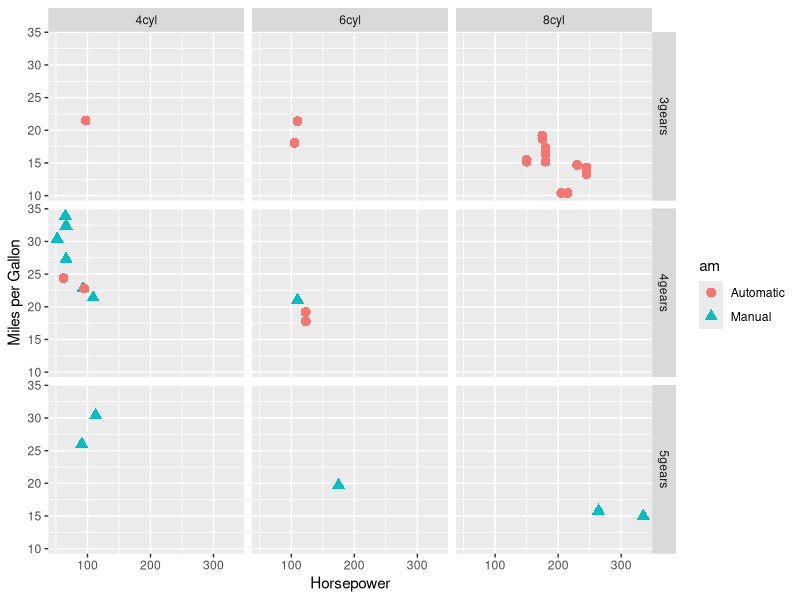
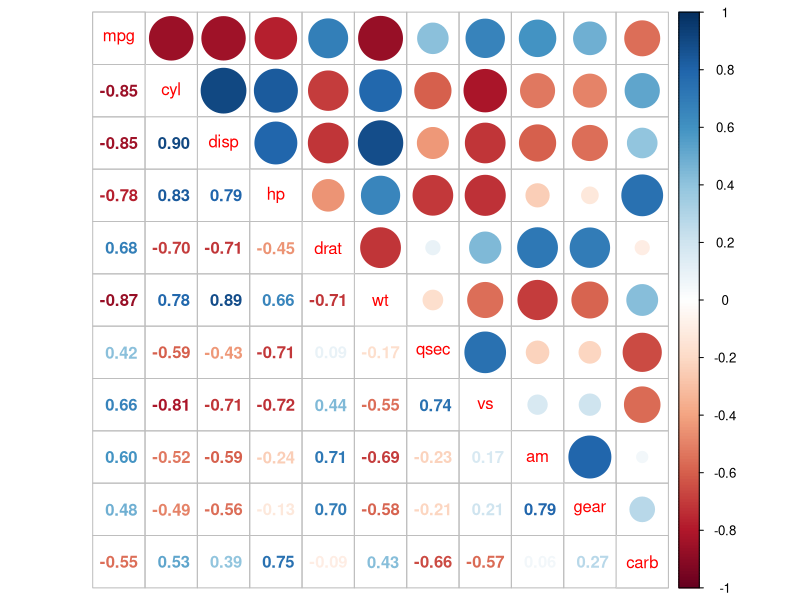
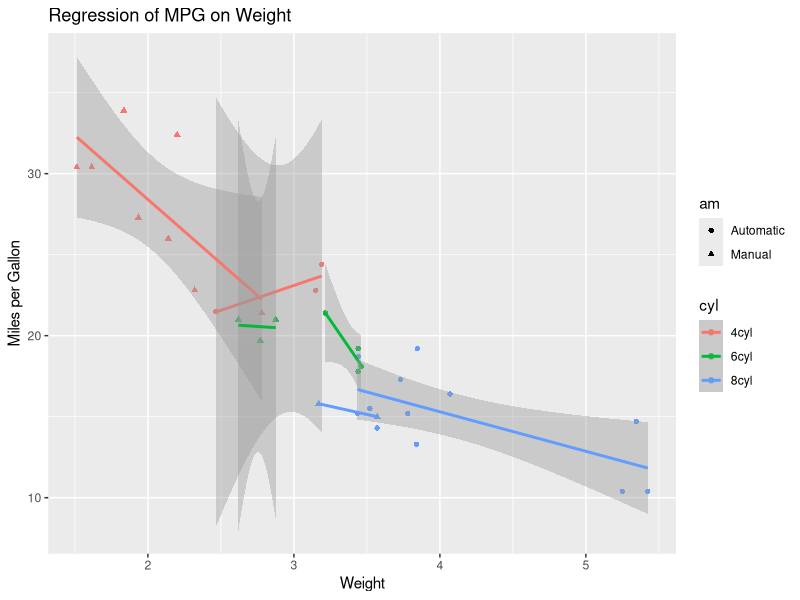
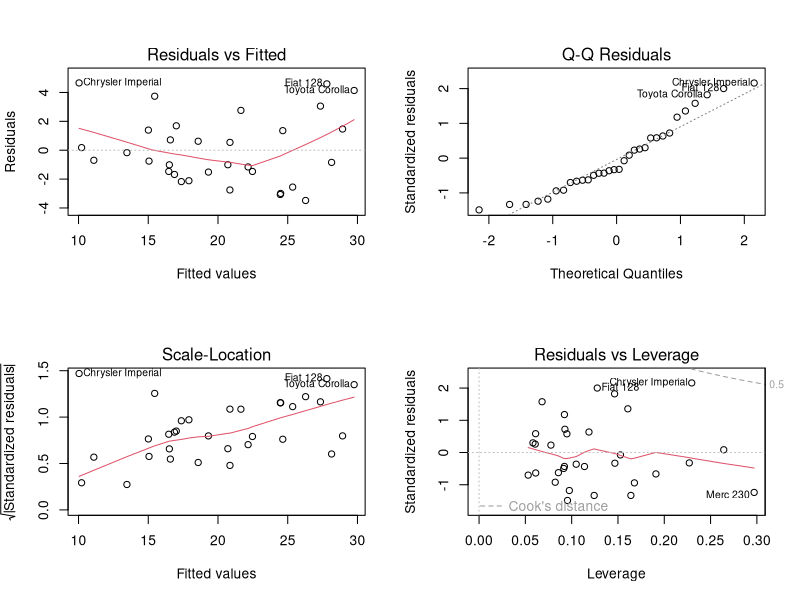

Source code (R) for these figures, in order:
## ---- chunk 1
library(ggplot2)
library(corrplot)

mtcars2<-mtcars

#factor labeling
mtcars$gear <- factor(mtcars$gear,levels=c(3,4,5),
  	labels=c("3gears","4gears","5gears")) 
mtcars$am <- factor(mtcars$am,levels=c(0,1),
  	labels=c("Automatic","Manual")) 
mtcars$cyl <- factor(mtcars$cyl,levels=c(4,6,8),
   labels=c("4cyl","6cyl","8cyl")) 

summary(mtcars)
## ---- chunk 2
#mpg vs hp with transmission, facet cyl vs gear

qplot(hp, mpg, data=mtcars, shape=am, color=am, 
   facets=gear~cyl, size=I(3),
   xlab="Horsepower", ylab="Miles per Gallon") 
## ---- chunk 3

cor_plot<-corrplot.mixed(cor(mtcars2))

## ---- chunk 4

# Separate regressions of mpg on weight for each number of cylinders and transmission
qplot(wt, mpg, data=mtcars, geom=c("point", "smooth"), 
   method="lm", formula=y~x, color=cyl,shape=am, 
   main="Regression of MPG on Weight", 
   xlab="Weight", ylab="Miles per Gallon")

## ---- chunk 5

# univariate model
am_model <- lm(mpg ~ am, data = mtcars)

# all vars model
all_model = lm(mpg ~ ., data = mtcars)

# step wise regression
step_model <- step(lm(mpg ~ ., data = mtcars), trace = 0)

# coefficients
summary(am_model)
summary(all_model)
summary(step_model)

#anova results
anova(am_model, step_model,all_model)

## ---- chunk 6

par(mfrow=c(2,2))
# Reg plots
plot(step_model)

## ---- chunk 7

#F test for variances ratio
auto<-mtcars[mtcars$am=='Automatic','mpg']
man<-mtcars[mtcars$am=='Manual','mpg']

var.test(auto,man)

#t test for difference of means 

t.test(mpg ~ am, data = mtcars)

